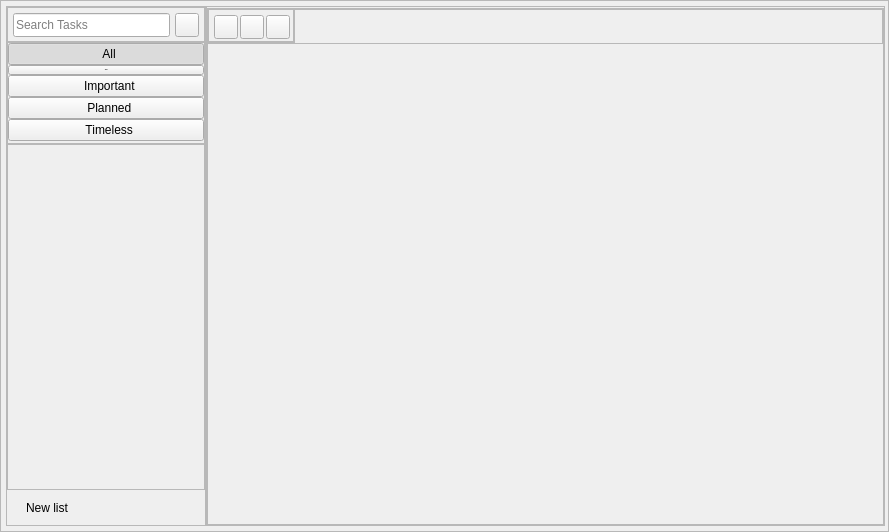
<?xml version="1.0" encoding="UTF-8"?>
<ui version="4.0">
 <class>Window</class>
 <widget class="QWidget" name="Window">
  <property name="enabled">
   <bool>true</bool>
  </property>
  <property name="geometry">
   <rect>
    <x>0</x>
    <y>0</y>
    <width>889</width>
    <height>532</height>
   </rect>
  </property>
  <property name="windowTitle">
   <string>ToDo</string>
  </property>
  <property name="styleSheet">
   <string notr="true">/* Global styles */

* {
	color: rgb(52, 58, 65);
	font-weight: 600;
}

QFrame {
	border: none;
	background-color: transparent;
}

/* Window background styles*/

#Window, #windowContentFrame {
	background-color: rgb(248, 250, 252);
}

#windowContentFrame {
	border-top-width: 1px;
	border-top-style: solid;
	border-top-color: rgba(0, 0, 0, 15);
}

/* Removes unnecessary styles of some containers */

QScrollArea, QScrollArea &gt; QWidget &gt; QWidget {
	border: none;
	background-color: transparent;
}

/* QScrollBar's background styles */

QScrollBar:vertical, QScrollBar:horizontal {
    border: none;
    background: transparent;
}

QScrollBar:vertical { width: 4px; }
QScrollBar:horizontal { height: 4px; }

/* QScrollBar's handle styles */

QScrollBar::handle:vertical,
QScrollBar::handle:horizontal {
    background: rgb(173, 181, 189);
	border-radius: 2px;
}

QScrollBar::handle:vertical:hover,
QScrollBar::handle:horizontal:hover {
    background: rgb(52, 58, 64);
}

/* Removes QScrollBar's up/down buttons by settings the sizes to zero */

QScrollBar::add-line:vertical, QScrollBar::sub-line:vertical,
QScrollBar::add-line:horizontal, QScrollBar::sub-line:horizontal
{ width: 0px; height: 0px; }

/*  Card styles */

QFrame[class=&quot;card&quot;] {
	border-radius: 6px;
	border: 1px solid rgba(0, 0, 0, 15);
	background-color: rgb(255, 255, 255);
}

/* Search text input style */

QLineEdit {
	padding: 3px 10px;
	border: 1px solid rgba(0, 0, 0, 15);
	border-radius: 12px;
	background-color: rgb(248, 250, 252);
}

QLineEdit:focus {
	border-radius: 8px;
	border-color: rgb(77, 171, 247);
}

/* Adds bottom border as a separator between custom and default lists */

#menuTopButtonsContainer {
	border-bottom-width: 1px;
	border-bottom-style: solid;
	border-bottom-color: rgba(0, 0, 0, 15);
}

/* Adds top border as a separator between custom lists and bottom menu buttons*/

#menuBottomButtonsContainer {
	border-top-width: 1px;
	border-top-style: solid;
	border-top-color: rgba(0, 0, 0, 15);
}

/* Buttons styles */

/* hide menu button */

#hideMenuButton {
	border: 1px solid rgba(0, 0, 0, 15);
	border-radius: 12px;
	background-color: rgb(248, 250, 252);

}

#hideMenuButton:pressed {
	border-color: rgb(77, 171, 247);
}

/* checkable menu buttons */

#menuContainer QPushButton[checkable=true] {
	border: none;
	border-left-width: 5px;
	border-left-style: solid;
	border-left-color: rgb(255, 255, 255);
	background: transparent;
	padding: 8px;
	font-size: 14px;
	text-align:left;
}

#menuContainer QPushButton[checkable=true]:hover {
	background-color: rgb(231, 245, 255);
	border-left-color: rgb(231, 245, 255);
}

#menuContainer QPushButton[checkable=true]:checked {
	border-left-color: rgb(77, 171, 247);
	background-color: rgb(231, 245, 255);
	font-weight: bold;
	font-size: 13px;
}

/* checkable tag bar buttons */

#tagBar QPushButton {
	border: 1px solid rgba(0, 0, 0, 15);
	background-color: rgb(255, 255, 255);
	border-radius: 12px;
}

#tagBar QPushButton[checkable=true] {
	padding: 0px 8px;
}

#tagBar QPushButton:hover {
	background-color: rgb(248, 249, 250);
}

#tagBar QPushButton[checkable=true]:checked,
#tagBar QPushButton[checkable=false]:pressed {
	background-color: rgb(231, 245, 255);
	border-color: rgb(77, 171, 247);
}

/* flat */

QPushButton[flat=true] {
	border: none;
	background: transparent;
	font-size: 13px;
	font-weight: bold;
	text-align:left;
	color: rgb(51, 154, 240);
	padding: 9px;
}

QPushButton[flat=true]:pressed {
	background-color: rgb(231, 245, 255);
}</string>
  </property>
  <layout class="QHBoxLayout" name="horizontalLayout">
   <property name="spacing">
    <number>0</number>
   </property>
   <property name="leftMargin">
    <number>0</number>
   </property>
   <property name="topMargin">
    <number>0</number>
   </property>
   <property name="rightMargin">
    <number>0</number>
   </property>
   <property name="bottomMargin">
    <number>0</number>
   </property>
   <item>
    <widget class="QFrame" name="windowContentFrame">
     <property name="frameShape">
      <enum>QFrame::StyledPanel</enum>
     </property>
     <property name="frameShadow">
      <enum>QFrame::Raised</enum>
     </property>
     <layout class="QHBoxLayout" name="horizontalLayout_2">
      <property name="spacing">
       <number>0</number>
      </property>
      <property name="leftMargin">
       <number>5</number>
      </property>
      <property name="topMargin">
       <number>5</number>
      </property>
      <property name="rightMargin">
       <number>3</number>
      </property>
      <property name="bottomMargin">
       <number>5</number>
      </property>
      <item>
       <widget class="QFrame" name="menuContainer">
        <property name="minimumSize">
         <size>
          <width>200</width>
          <height>0</height>
         </size>
        </property>
        <property name="maximumSize">
         <size>
          <width>200</width>
          <height>16777215</height>
         </size>
        </property>
        <property name="frameShape">
         <enum>QFrame::StyledPanel</enum>
        </property>
        <property name="frameShadow">
         <enum>QFrame::Sunken</enum>
        </property>
        <property name="class" stdset="0">
         <string>card</string>
        </property>
        <layout class="QVBoxLayout" name="verticalLayout_13">
         <property name="spacing">
          <number>0</number>
         </property>
         <property name="leftMargin">
          <number>0</number>
         </property>
         <property name="topMargin">
          <number>0</number>
         </property>
         <property name="rightMargin">
          <number>0</number>
         </property>
         <property name="bottomMargin">
          <number>0</number>
         </property>
         <item>
          <widget class="QFrame" name="menuSearchContainer">
           <property name="minimumSize">
            <size>
             <width>0</width>
             <height>35</height>
            </size>
           </property>
           <property name="maximumSize">
            <size>
             <width>16777215</width>
             <height>35</height>
            </size>
           </property>
           <property name="frameShape">
            <enum>QFrame::StyledPanel</enum>
           </property>
           <property name="frameShadow">
            <enum>QFrame::Raised</enum>
           </property>
           <layout class="QHBoxLayout" name="horizontalLayout_12">
            <property name="spacing">
             <number>5</number>
            </property>
            <property name="leftMargin">
             <number>5</number>
            </property>
            <property name="topMargin">
             <number>5</number>
            </property>
            <property name="rightMargin">
             <number>5</number>
            </property>
            <property name="bottomMargin">
             <number>5</number>
            </property>
            <item>
             <widget class="QLineEdit" name="searchMenuLineEdit">
              <property name="minimumSize">
               <size>
                <width>0</width>
                <height>24</height>
               </size>
              </property>
              <property name="maximumSize">
               <size>
                <width>16777215</width>
                <height>24</height>
               </size>
              </property>
              <property name="focusPolicy">
               <enum>Qt::ClickFocus</enum>
              </property>
              <property name="placeholderText">
               <string>Search Tasks</string>
              </property>
              <property name="clearButtonEnabled">
               <bool>true</bool>
              </property>
             </widget>
            </item>
            <item alignment="Qt::AlignRight">
             <widget class="QPushButton" name="hideMenuButton">
              <property name="minimumSize">
               <size>
                <width>24</width>
                <height>24</height>
               </size>
              </property>
              <property name="maximumSize">
               <size>
                <width>24</width>
                <height>24</height>
               </size>
              </property>
              <property name="text">
               <string/>
              </property>
              <property name="icon">
               <iconset resource="../resources/icons.qrc">
                <normaloff>:/icons/arrows-left.svg</normaloff>:/icons/arrows-left.svg</iconset>
              </property>
              <property name="iconSize">
               <size>
                <width>16</width>
                <height>16</height>
               </size>
              </property>
             </widget>
            </item>
           </layout>
          </widget>
         </item>
         <item>
          <widget class="QFrame" name="menuTopButtonsContainer">
           <property name="frameShape">
            <enum>QFrame::StyledPanel</enum>
           </property>
           <property name="frameShadow">
            <enum>QFrame::Raised</enum>
           </property>
           <layout class="QVBoxLayout" name="verticalLayout_16">
            <property name="spacing">
             <number>0</number>
            </property>
            <property name="leftMargin">
             <number>0</number>
            </property>
            <property name="topMargin">
             <number>0</number>
            </property>
            <property name="rightMargin">
             <number>0</number>
            </property>
            <property name="bottomMargin">
             <number>2</number>
            </property>
            <item>
             <widget class="QPushButton" name="allMenuButton">
              <property name="text">
               <string>  All</string>
              </property>
              <property name="icon">
               <iconset resource="../resources/icons.qrc">
                <normaloff>:/icons/all.svg</normaloff>:/icons/all.svg</iconset>
              </property>
              <property name="checkable">
               <bool>true</bool>
              </property>
              <property name="checked">
               <bool>true</bool>
              </property>
              <property name="autoExclusive">
               <bool>true</bool>
              </property>
              <attribute name="buttonGroup">
               <string notr="true">menuChackableButtonGroup</string>
              </attribute>
             </widget>
            </item>
            <item>
             <widget class="QPushButton" name="todayMenuButton">
              <property name="font">
               <font>
                <pointsize>-1</pointsize>
                <bold>true</bold>
                <kerning>true</kerning>
               </font>
              </property>
              <property name="text">
               <string>  Today</string>
              </property>
              <property name="icon">
               <iconset resource="../resources/icons.qrc">
                <normaloff>:/icons/today.svg</normaloff>:/icons/today.svg</iconset>
              </property>
              <property name="checkable">
               <bool>true</bool>
              </property>
              <property name="autoExclusive">
               <bool>true</bool>
              </property>
              <attribute name="buttonGroup">
               <string notr="true">menuChackableButtonGroup</string>
              </attribute>
             </widget>
            </item>
            <item>
             <widget class="QPushButton" name="importantMenuButton">
              <property name="text">
               <string>  Important</string>
              </property>
              <property name="icon">
               <iconset resource="../resources/icons.qrc">
                <normaloff>:/icons/important.svg</normaloff>:/icons/important.svg</iconset>
              </property>
              <property name="checkable">
               <bool>true</bool>
              </property>
              <property name="autoExclusive">
               <bool>true</bool>
              </property>
              <attribute name="buttonGroup">
               <string notr="true">menuChackableButtonGroup</string>
              </attribute>
             </widget>
            </item>
            <item>
             <widget class="QPushButton" name="plannedMenuButton">
              <property name="text">
               <string>  Planned</string>
              </property>
              <property name="icon">
               <iconset resource="../resources/icons.qrc">
                <normaloff>:/icons/planned.svg</normaloff>:/icons/planned.svg</iconset>
              </property>
              <property name="checkable">
               <bool>true</bool>
              </property>
              <property name="autoExclusive">
               <bool>true</bool>
              </property>
              <attribute name="buttonGroup">
               <string notr="true">menuChackableButtonGroup</string>
              </attribute>
             </widget>
            </item>
            <item>
             <widget class="QPushButton" name="timelessMenuButton">
              <property name="text">
               <string>  Timeless</string>
              </property>
              <property name="icon">
               <iconset resource="../resources/icons.qrc">
                <normaloff>:/icons/timeless.svg</normaloff>:/icons/timeless.svg</iconset>
              </property>
              <property name="checkable">
               <bool>true</bool>
              </property>
              <property name="autoExclusive">
               <bool>true</bool>
              </property>
              <attribute name="buttonGroup">
               <string notr="true">menuChackableButtonGroup</string>
              </attribute>
             </widget>
            </item>
           </layout>
          </widget>
         </item>
         <item>
          <widget class="QScrollArea" name="menuScrollArea">
           <property name="widgetResizable">
            <bool>true</bool>
           </property>
           <widget class="QWidget" name="menuScrollAreaContentContainer">
            <property name="geometry">
             <rect>
              <x>0</x>
              <y>0</y>
              <width>198</width>
              <height>270</height>
             </rect>
            </property>
            <layout class="QVBoxLayout" name="verticalLayout_14">
             <property name="spacing">
              <number>0</number>
             </property>
             <property name="leftMargin">
              <number>0</number>
             </property>
             <property name="topMargin">
              <number>2</number>
             </property>
             <property name="rightMargin">
              <number>0</number>
             </property>
             <property name="bottomMargin">
              <number>0</number>
             </property>
             <item>
              <spacer name="menuSpacer">
               <property name="orientation">
                <enum>Qt::Vertical</enum>
               </property>
               <property name="sizeHint" stdset="0">
                <size>
                 <width>20</width>
                 <height>40</height>
                </size>
               </property>
              </spacer>
             </item>
            </layout>
           </widget>
          </widget>
         </item>
         <item>
          <widget class="QFrame" name="menuBottomButtonsContainer">
           <layout class="QHBoxLayout" name="horizontalLayout_11">
            <property name="spacing">
             <number>5</number>
            </property>
            <property name="leftMargin">
             <number>0</number>
            </property>
            <property name="topMargin">
             <number>0</number>
            </property>
            <property name="rightMargin">
             <number>0</number>
            </property>
            <property name="bottomMargin">
             <number>0</number>
            </property>
            <item alignment="Qt::AlignLeft">
             <widget class="QPushButton" name="newListMenuButton">
              <property name="minimumSize">
               <size>
                <width>0</width>
                <height>35</height>
               </size>
              </property>
              <property name="maximumSize">
               <size>
                <width>16777215</width>
                <height>35</height>
               </size>
              </property>
              <property name="text">
               <string>New list</string>
              </property>
              <property name="icon">
               <iconset resource="../resources/icons.qrc">
                <normaloff>:/icons/plus.svg</normaloff>:/icons/plus.svg</iconset>
              </property>
              <property name="iconSize">
               <size>
                <width>16</width>
                <height>16</height>
               </size>
              </property>
              <property name="flat">
               <bool>true</bool>
              </property>
             </widget>
            </item>
            <item>
             <widget class="QPushButton" name="settingsMenuButton">
              <property name="minimumSize">
               <size>
                <width>35</width>
                <height>35</height>
               </size>
              </property>
              <property name="maximumSize">
               <size>
                <width>35</width>
                <height>35</height>
               </size>
              </property>
              <property name="text">
               <string/>
              </property>
              <property name="icon">
               <iconset resource="../resources/icons.qrc">
                <normaloff>:/icons/settings.svg</normaloff>:/icons/settings.svg</iconset>
              </property>
              <property name="iconSize">
               <size>
                <width>16</width>
                <height>16</height>
               </size>
              </property>
              <property name="flat">
               <bool>true</bool>
              </property>
             </widget>
            </item>
           </layout>
          </widget>
         </item>
        </layout>
       </widget>
      </item>
      <item>
       <widget class="QFrame" name="contentContainer">
        <property name="frameShape">
         <enum>QFrame::StyledPanel</enum>
        </property>
        <property name="frameShadow">
         <enum>QFrame::Raised</enum>
        </property>
        <layout class="QVBoxLayout" name="verticalLayout_15">
         <property name="spacing">
          <number>0</number>
         </property>
         <property name="leftMargin">
          <number>0</number>
         </property>
         <property name="topMargin">
          <number>1</number>
         </property>
         <property name="rightMargin">
          <number>0</number>
         </property>
         <property name="bottomMargin">
          <number>0</number>
         </property>
         <item>
          <widget class="QFrame" name="tagBar">
           <property name="minimumSize">
            <size>
             <width>0</width>
             <height>35</height>
            </size>
           </property>
           <property name="maximumSize">
            <size>
             <width>16777215</width>
             <height>35</height>
            </size>
           </property>
           <property name="frameShape">
            <enum>QFrame::StyledPanel</enum>
           </property>
           <property name="frameShadow">
            <enum>QFrame::Raised</enum>
           </property>
           <layout class="QHBoxLayout" name="horizontalLayout_9">
            <property name="spacing">
             <number>0</number>
            </property>
            <property name="leftMargin">
             <number>0</number>
            </property>
            <property name="topMargin">
             <number>0</number>
            </property>
            <property name="rightMargin">
             <number>0</number>
            </property>
            <property name="bottomMargin">
             <number>0</number>
            </property>
            <item>
             <widget class="QFrame" name="tagBarControlsContainer">
              <property name="frameShape">
               <enum>QFrame::StyledPanel</enum>
              </property>
              <property name="frameShadow">
               <enum>QFrame::Raised</enum>
              </property>
              <layout class="QHBoxLayout" name="horizontalLayout_10">
               <property name="spacing">
                <number>2</number>
               </property>
               <property name="leftMargin">
                <number>5</number>
               </property>
               <property name="topMargin">
                <number>5</number>
               </property>
               <property name="rightMargin">
                <number>3</number>
               </property>
               <property name="bottomMargin">
                <number>5</number>
               </property>
               <item>
                <widget class="QPushButton" name="backMenuButton">
                 <property name="minimumSize">
                  <size>
                   <width>24</width>
                   <height>24</height>
                  </size>
                 </property>
                 <property name="maximumSize">
                  <size>
                   <width>24</width>
                   <height>24</height>
                  </size>
                 </property>
                 <property name="text">
                  <string/>
                 </property>
                 <property name="icon">
                  <iconset resource="../resources/icons.qrc">
                   <normaloff>:/icons/arrows-left-dark.svg</normaloff>:/icons/arrows-left-dark.svg</iconset>
                 </property>
                </widget>
               </item>
               <item>
                <widget class="QPushButton" name="showMenuButton">
                 <property name="minimumSize">
                  <size>
                   <width>24</width>
                   <height>24</height>
                  </size>
                 </property>
                 <property name="maximumSize">
                  <size>
                   <width>24</width>
                   <height>24</height>
                  </size>
                 </property>
                 <property name="text">
                  <string/>
                 </property>
                 <property name="icon">
                  <iconset resource="../resources/icons.qrc">
                   <normaloff>:/icons/arrows-right.svg</normaloff>:/icons/arrows-right.svg</iconset>
                 </property>
                </widget>
               </item>
               <item>
                <widget class="QPushButton" name="resetTagButton">
                 <property name="minimumSize">
                  <size>
                   <width>24</width>
                   <height>24</height>
                  </size>
                 </property>
                 <property name="maximumSize">
                  <size>
                   <width>24</width>
                   <height>24</height>
                  </size>
                 </property>
                 <property name="text">
                  <string/>
                 </property>
                 <property name="icon">
                  <iconset resource="../resources/icons.qrc">
                   <normaloff>:/icons/reset.svg</normaloff>:/icons/reset.svg</iconset>
                 </property>
                 <property name="iconSize">
                  <size>
                   <width>14</width>
                   <height>14</height>
                  </size>
                 </property>
                </widget>
               </item>
              </layout>
             </widget>
            </item>
            <item alignment="Qt::AlignVCenter">
             <widget class="QScrollArea" name="tagBarScrollArea">
              <property name="sizePolicy">
               <sizepolicy hsizetype="Expanding" vsizetype="Expanding">
                <horstretch>0</horstretch>
                <verstretch>0</verstretch>
               </sizepolicy>
              </property>
              <property name="minimumSize">
               <size>
                <width>0</width>
                <height>35</height>
               </size>
              </property>
              <property name="maximumSize">
               <size>
                <width>16777215</width>
                <height>35</height>
               </size>
              </property>
              <property name="verticalScrollBarPolicy">
               <enum>Qt::ScrollBarAlwaysOff</enum>
              </property>
              <property name="widgetResizable">
               <bool>true</bool>
              </property>
              <widget class="QWidget" name="tagBarScrollAreaContentContainer">
               <property name="geometry">
                <rect>
                 <x>0</x>
                 <y>0</y>
                 <width>597</width>
                 <height>35</height>
                </rect>
               </property>
               <layout class="QHBoxLayout" name="horizontalLayout_8">
                <property name="spacing">
                 <number>3</number>
                </property>
                <property name="leftMargin">
                 <number>3</number>
                </property>
                <property name="topMargin">
                 <number>5</number>
                </property>
                <property name="rightMargin">
                 <number>3</number>
                </property>
                <property name="bottomMargin">
                 <number>5</number>
                </property>
                <item>
                 <spacer name="tagBarSpacer">
                  <property name="orientation">
                   <enum>Qt::Horizontal</enum>
                  </property>
                  <property name="sizeHint" stdset="0">
                   <size>
                    <width>40</width>
                    <height>20</height>
                   </size>
                  </property>
                 </spacer>
                </item>
               </layout>
              </widget>
             </widget>
            </item>
           </layout>
          </widget>
         </item>
         <item>
          <widget class="QStackedWidget" name="contentStackedArea">
           <property name="currentIndex">
            <number>2</number>
           </property>
           <widget class="QWidget" name="settingsPage"/>
           <widget class="QWidget" name="controlsPage"/>
           <widget class="QWidget" name="contentPage">
            <layout class="QVBoxLayout" name="verticalLayout_4">
             <property name="spacing">
              <number>0</number>
             </property>
             <property name="leftMargin">
              <number>0</number>
             </property>
             <property name="topMargin">
              <number>0</number>
             </property>
             <property name="rightMargin">
              <number>0</number>
             </property>
             <property name="bottomMargin">
              <number>0</number>
             </property>
             <item>
              <widget class="QScrollArea" name="contentScrollArea">
               <property name="horizontalScrollBarPolicy">
                <enum>Qt::ScrollBarAlwaysOff</enum>
               </property>
               <property name="widgetResizable">
                <bool>true</bool>
               </property>
               <widget class="QWidget" name="contentScrollAreaContentContainer">
                <property name="geometry">
                 <rect>
                  <x>0</x>
                  <y>0</y>
                  <width>681</width>
                  <height>485</height>
                 </rect>
                </property>
                <layout class="QVBoxLayout" name="verticalLayout_2">
                 <property name="spacing">
                  <number>5</number>
                 </property>
                 <property name="leftMargin">
                  <number>5</number>
                 </property>
                 <property name="topMargin">
                  <number>0</number>
                 </property>
                 <property name="rightMargin">
                  <number>3</number>
                 </property>
                 <property name="bottomMargin">
                  <number>0</number>
                 </property>
                 <item>
                  <spacer name="contentSpacer">
                   <property name="orientation">
                    <enum>Qt::Vertical</enum>
                   </property>
                   <property name="sizeType">
                    <enum>QSizePolicy::Expanding</enum>
                   </property>
                   <property name="sizeHint" stdset="0">
                    <size>
                     <width>20</width>
                     <height>40</height>
                    </size>
                   </property>
                  </spacer>
                 </item>
                </layout>
               </widget>
              </widget>
             </item>
            </layout>
           </widget>
           <widget class="QWidget" name="messagePage"/>
           <widget class="QWidget" name="errorPage"/>
          </widget>
         </item>
        </layout>
       </widget>
      </item>
     </layout>
    </widget>
   </item>
  </layout>
 </widget>
 <resources>
  <include location="../resources/icons.qrc"/>
 </resources>
 <connections/>
 <buttongroups>
  <buttongroup name="menuChackableButtonGroup"/>
 </buttongroups>
</ui>
